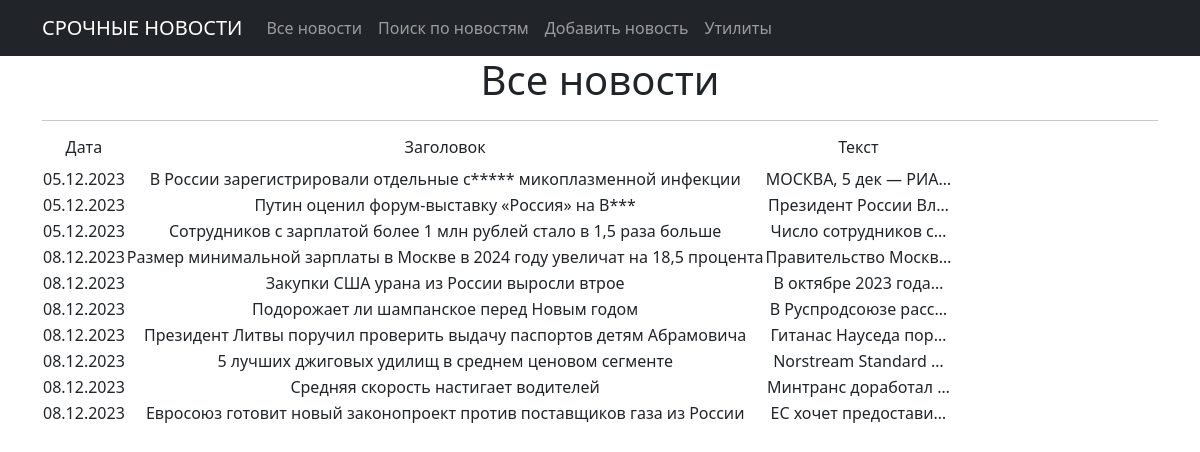
Page /news/ on the committed database.
### news/models.py (models this page shows, shortened)
class Post(models.Model):
    author = models.ForeignKey(Author, on_delete=models.CASCADE)
    NEWS = 'NW'
    ARTICLE = 'AR'
    CATEGORY_CHOICES = ((NEWS, 'Новость'), (ARTICLE, 'Статья'),)
    categoryType = models.CharField(max_length=2, choices=CATEGORY_CHOICES, default=ARTICLE)
    dateCreation = models.DateTimeField(auto_now_add=True)
    postCategory = models.ManyToManyField('Category', through='PostCategory')
    title = models.CharField(max_length=128)
    text = models.TextField()
    rating = models.SmallIntegerField(default=0)

### news/views.py (the view)
# urls.py: path('', NewsList.as_view()),
class NewsList(ListView):
    model = Post
    ordering = 'dateCreation'
    template_name = 'news.html'
    context_object_name = 'news'
    paginate_by = 10
    def get_queryset(self):
        queryset = super().get_queryset()
        self.filterset = PostFilter(self.request.GET, queryset)
        return self.filterset.qs
    def get_context_data(self, **kwargs):
        context = super().get_context_data(**kwargs)
        context['filterset'] = self.filterset
        return context

### news/templatetags/custom_filters.py (called while the page is built)
@register.filter()
def censor(text):
    if type(text) == str:
        text = text.split()
        for i, word in enumerate(text):
            if word in words:
                text[i] = word[0] + '*' * len(word[1:])
        return ' '.join(text)
    else:
        return "Не текст!"

### templates/news.html (shortened to what this page needs)
{% extends 'flatpages/default.html' %}
{% load custom_filters %}
{% block content %}
    <h1>Все новости</h1>
    <hr>
    {% if news %}
        <table>
           <tr>
               <td><h6> Дата </h6></td>
               <td><h6> Заголовок </h6></td>
               <td><h6> Текст </h6></td>
           </tr>
          {% for n in news %}
           <tr>
               <td>{{ n.dateCreation|date:'d.m.Y' }}</td>
               <td>{{ n.title|censor }}</td>
               <td>{{ n.text|truncatechars:20|censor }}</td>
           </tr>
           {% endfor %}
       </table>
   {% else %}
       <h2>Новостей нет!</h2>
   {% endif %}
{% endblock content %}

### rows in the picture
Post: dateCreation "05.12.2023", title|censor "В России зарегистрировали отдельные с***** микоплазменной инфекции", text|censor "МОСКВА, 5 дек — РИА…"
Post: dateCreation "05.12.2023", title|censor "Путин оценил форум-выставку «Россия» на В***", text|censor "Президент России Вл…"
Post: dateCreation "05.12.2023", title|censor "Сотрудников с зарплатой более 1 млн рублей стало в 1,5 раза больше", text|censor "Число сотрудников с…"
Post: dateCreation "08.12.2023", title|censor "Размер минимальной зарплаты в Москве в 2024 году увеличат на 18,5 процента", text|censor "Правительство Москв…"
Post: dateCreation "08.12.2023", title|censor "Закупки США урана из России выросли втрое", text|censor "В октябре 2023 года…"
Post: dateCreation "08.12.2023", title|censor "Подорожает ли шампанское перед Новым годом", text|censor "В Руспродсоюзе расс…"
Post: dateCreation "08.12.2023", title|censor "Президент Литвы поручил проверить выдачу паспортов детям Абрамовича", text|censor "Гитанас Науседа пор…"
Post: dateCreation "08.12.2023", title|censor "5 лучших джиговых удилищ в среднем ценовом сегменте", text|censor "Norstream Standard …"
Post: dateCreation "08.12.2023", title|censor "Средняя скорость настигает водителей", text|censor "Минтранс доработал …"
Post: dateCreation "08.12.2023", title|censor "Евросоюз готовит новый законопроект против поставщиков газа из России", text|censor "ЕС хочет предостави…"
